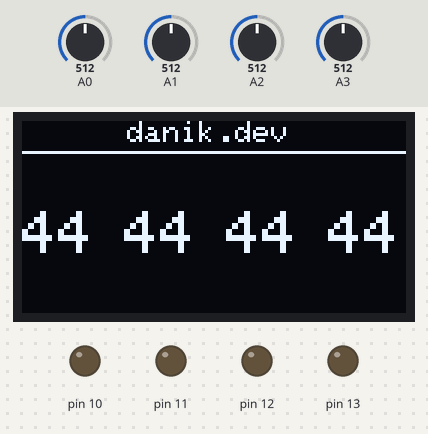
Bench run of a sketch on a simulated Arduino Uno, built with avr-gcc and run on an emulated ATmega328P. On the bench: 128×64 one-colour display, output pins drawn as LEDs (lit = HIGH). The inputs (shaded band) are chosen by the test bench; at power-on: A0 = 512, A1 = 512, A2 = 512, A3 = 512.

Above: at 6.8 s.
6.9 s: A0 set to 610
At 9.9 s:
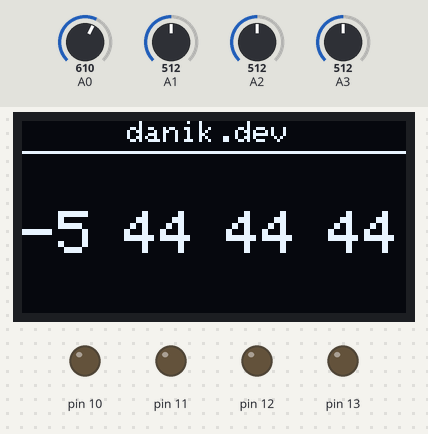
14.0 s: A1 set to 610
At 16.6 s:
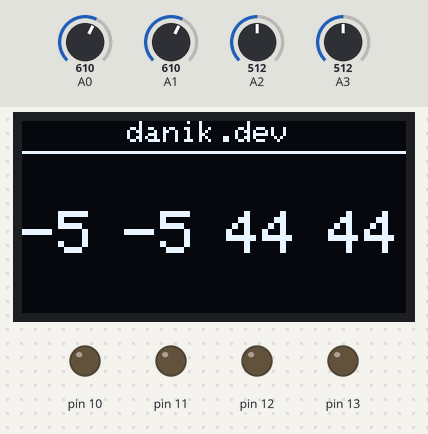
20.3 s: A2 set to 610
At 23.2 s:
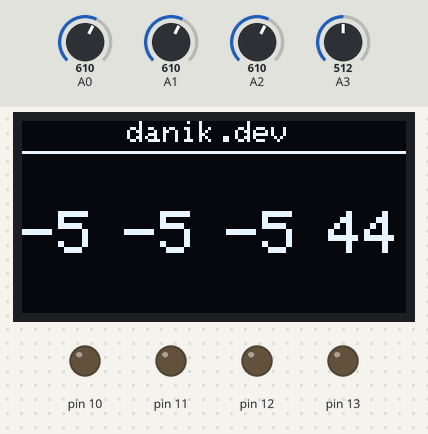
26.6 s: A3 set to 610
At 29.9 s:
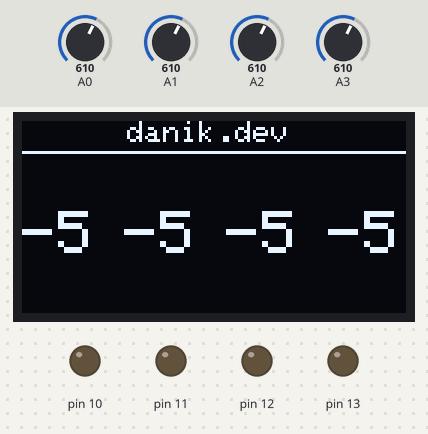
32.9 s: A0 set to 590
At 35.3 s:
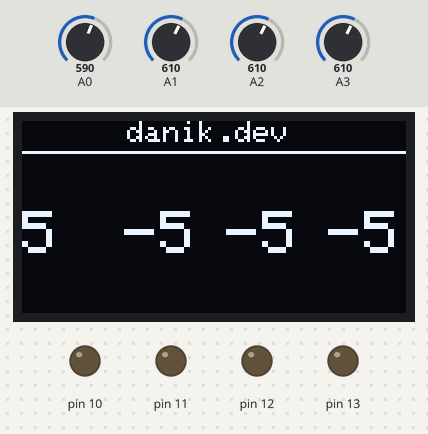
39.3 s: A1 set to 590
At 42.0 s:
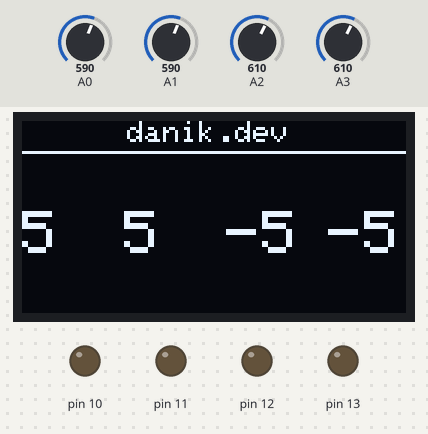
Timing chart, 0 to 43.5 s (numbered marks = the images above; inputs shaded):
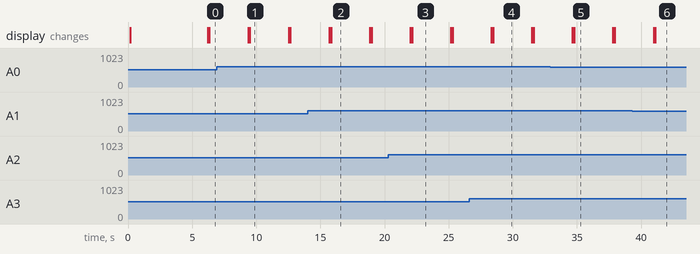

The sketch:

GetValueOfSensors_DisplayOLED.ino
```cpp
/************* OLED DISPLAY ****************/
#include <Wire.h>
#include <Adafruit_GFX.h>
#include <Adafruit_SSD1306.h>

#define ANCHO_PANTALLA 128 // Ancho de la pantalla OLED
#define ALTO_PANTALLA 64 // Alto de la pantalla OLED

#define OLED_RESET     -1 // Pin reset incluido en algunos modelos de pantallas (-1 si no disponemos de pulsador).
#define DIRECCION_PANTALLA 0x3C //Dirección de comunicacion: 0x3D para 128x64, 0x3C para 128x32

Adafruit_SSD1306 display(ANCHO_PANTALLA, ALTO_PANTALLA, &Wire, OLED_RESET);

#define LOGO_WIDTH    84
#define LOGO_HEIGHT   52
/************* FIN OLED DISPLAY ************/

// Inicialice MAX and MIN values
int maxValue_1 = 0, maxValue_2 = 0, maxValue_3 = 0, maxValue_4 = 0;
int minValue_1 = 600, minValue_2 = 600, minValue_3 = 600, minValue_4 = 600;

// Delcare DRY and Wet bvalues
const int dry = 600; // (1)600  (4)650-670
const int wet = 400; // (1)400  (4)450

void setup() {
    Serial.begin(9600);
    pinMode(A0, INPUT);
    pinMode(A1, INPUT);
    pinMode(A2, INPUT);
    pinMode(A3, INPUT);
    pinMode(10, OUTPUT);
    pinMode(11, OUTPUT);
    pinMode(12, OUTPUT);
    pinMode(13, OUTPUT);

    // Display
    if(!display.begin(SSD1306_SWITCHCAPVCC, DIRECCION_PANTALLA)) {
    Serial.println(F("Fallo en la asignacion de SSD1306"));
    }

    changeDisplay(0,0,0,0);

    delay(3000);
}

void loop() {
    delay(3000);

    int sensorVal_1 = analogRead(A0);
    int sensorVal_2 = analogRead(A1);
    int sensorVal_3 = analogRead(A2);
    int sensorVal_4 = analogRead(A3);

    int percent_1 = map(sensorVal_1, wet, dry, 100, 0);
    int percent_2 = map(sensorVal_2, wet, dry, 100, 0);
    int percent_3 = map(sensorVal_3, wet, dry, 100, 0);
    int percent_4 = map(sensorVal_4, wet, dry, 100, 0);

    if (sensorVal_1 > maxValue_1) maxValue_1 = sensorVal_1;
    if (sensorVal_2 > maxValue_2) maxValue_2 = sensorVal_2;
    if (sensorVal_3 > maxValue_3) maxValue_3 = sensorVal_3;
    if (sensorVal_4 > maxValue_4) maxValue_4 = sensorVal_4;

    if (sensorVal_1 < minValue_1) minValue_1 = sensorVal_1;
    if (sensorVal_2 < minValue_2) minValue_2 = sensorVal_2;
    if (sensorVal_3 < minValue_3) minValue_3 = sensorVal_3;
    if (sensorVal_4 < minValue_4) minValue_4 = sensorVal_4;

    changeDisplay(percent_1, percent_2, percent_3, percent_4);
}

void changeDisplay(int a, int b, int c, int d) {
    display.clearDisplay();
    display.setTextSize(1);
    display.setTextColor(WHITE);
    display.setCursor(35,0);
    display.println("danik.dev");
    display.display();


    display.drawLine(0, 10, 128, 10, WHITE);
    display.display();

    display.setTextSize(2);
    display.setCursor(00,30);
    display.println(a);
    display.display();
    display.setCursor(34,30);
    display.println(b);
    display.display();
    display.setCursor(68,30);
    display.println(c);
    display.display();
    display.setCursor(102,30);
    display.println(d);
    display.display();
}
```

Measured:
- after the input at 6.9 s, the display: first differs from a run without the input after 2.6 s (image 1)
- after the input at 14.0 s, the display: first differs from a run without the input after 1.8 s (image 2)
- after the input at 20.3 s, the display: first differs from a run without the input after 1.8 s (image 3)
- after the input at 26.6 s, the display: first differs from a run without the input after 1.9 s (image 4)
- after the input at 32.9 s, the display: first differs from a run without the input after 1.9 s (image 5)
- after the input at 39.3 s, the display: first differs from a run without the input after 1.8 s (image 6)
- what the display in image 1 shows lasts 3.0 s, from 9.5 s to 12.5 s
